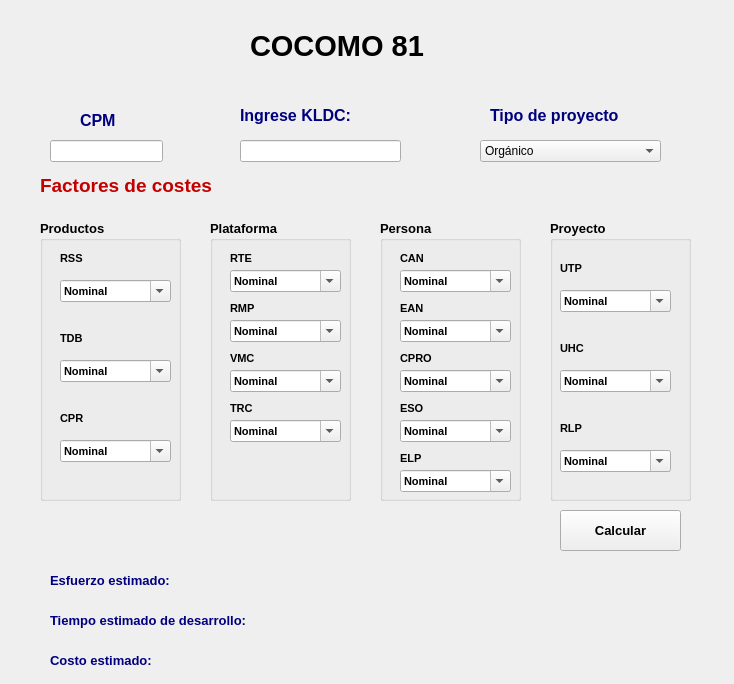
<?xml version="1.0" encoding="UTF-8"?>
<ui version="4.0">
 <class>Form</class>
 <widget class="QWidget" name="Form">
  <property name="geometry">
   <rect>
    <x>0</x>
    <y>0</y>
    <width>734</width>
    <height>684</height>
   </rect>
  </property>
  <property name="focusPolicy">
   <enum>Qt::TabFocus</enum>
  </property>
  <property name="windowTitle">
   <string>Form</string>
  </property>
  <widget class="QLabel" name="label">
   <property name="geometry">
    <rect>
     <x>250</x>
     <y>10</y>
     <width>231</width>
     <height>71</height>
    </rect>
   </property>
   <property name="font">
    <font>
     <pointsize>22</pointsize>
     <weight>75</weight>
     <bold>true</bold>
    </font>
   </property>
   <property name="text">
    <string>COCOMO 81</string>
   </property>
  </widget>
  <widget class="QLabel" name="label_2">
   <property name="geometry">
    <rect>
     <x>80</x>
     <y>110</y>
     <width>71</width>
     <height>21</height>
    </rect>
   </property>
   <property name="font">
    <font>
     <pointsize>12</pointsize>
     <weight>75</weight>
     <bold>true</bold>
    </font>
   </property>
   <property name="text">
    <string>&lt;html&gt;&lt;head/&gt;&lt;body&gt;&lt;p&gt;&lt;span style=&quot; color:#00007f;&quot;&gt;CPM&lt;/span&gt;&lt;/p&gt;&lt;/body&gt;&lt;/html&gt;</string>
   </property>
  </widget>
  <widget class="QLabel" name="label_3">
   <property name="geometry">
    <rect>
     <x>240</x>
     <y>100</y>
     <width>161</width>
     <height>31</height>
    </rect>
   </property>
   <property name="font">
    <font>
     <pointsize>12</pointsize>
     <weight>75</weight>
     <bold>true</bold>
    </font>
   </property>
   <property name="text">
    <string>&lt;html&gt;&lt;head/&gt;&lt;body&gt;&lt;p&gt;&lt;span style=&quot; color:#00007f;&quot;&gt;Ingrese KLDC:&lt;/span&gt;&lt;/p&gt;&lt;/body&gt;&lt;/html&gt;</string>
   </property>
  </widget>
  <widget class="QLabel" name="label_4">
   <property name="geometry">
    <rect>
     <x>490</x>
     <y>100</y>
     <width>191</width>
     <height>31</height>
    </rect>
   </property>
   <property name="font">
    <font>
     <pointsize>12</pointsize>
     <weight>75</weight>
     <bold>true</bold>
    </font>
   </property>
   <property name="text">
    <string>&lt;html&gt;&lt;head/&gt;&lt;body&gt;&lt;p&gt;&lt;span style=&quot; color:#00007f;&quot;&gt;Tipo de proyecto&lt;/span&gt;&lt;/p&gt;&lt;/body&gt;&lt;/html&gt;</string>
   </property>
  </widget>
  <widget class="QLineEdit" name="lineEdit">
   <property name="geometry">
    <rect>
     <x>50</x>
     <y>140</y>
     <width>113</width>
     <height>22</height>
    </rect>
   </property>
  </widget>
  <widget class="QLineEdit" name="lineEdit_2">
   <property name="geometry">
    <rect>
     <x>240</x>
     <y>140</y>
     <width>161</width>
     <height>22</height>
    </rect>
   </property>
  </widget>
  <widget class="QComboBox" name="comboBox">
   <property name="geometry">
    <rect>
     <x>480</x>
     <y>140</y>
     <width>181</width>
     <height>22</height>
    </rect>
   </property>
   <property name="editable">
    <bool>false</bool>
   </property>
   <item>
    <property name="text">
     <string>Orgánico</string>
    </property>
   </item>
   <item>
    <property name="text">
     <string>Moderado</string>
    </property>
   </item>
   <item>
    <property name="text">
     <string>Embebido</string>
    </property>
   </item>
  </widget>
  <widget class="QLabel" name="label_5">
   <property name="geometry">
    <rect>
     <x>40</x>
     <y>170</y>
     <width>221</width>
     <height>31</height>
    </rect>
   </property>
   <property name="font">
    <font>
     <pointsize>14</pointsize>
     <weight>75</weight>
     <bold>true</bold>
    </font>
   </property>
   <property name="text">
    <string>&lt;html&gt;&lt;head/&gt;&lt;body&gt;&lt;p&gt;&lt;span style=&quot; color:#c20000;&quot;&gt;Factores de costes&lt;/span&gt;&lt;/p&gt;&lt;/body&gt;&lt;/html&gt;</string>
   </property>
  </widget>
  <widget class="QGroupBox" name="groupBox">
   <property name="geometry">
    <rect>
     <x>40</x>
     <y>220</y>
     <width>141</width>
     <height>281</height>
    </rect>
   </property>
   <property name="font">
    <font>
     <pointsize>10</pointsize>
     <weight>75</weight>
     <bold>true</bold>
    </font>
   </property>
   <property name="title">
    <string>Productos</string>
   </property>
   <widget class="QLabel" name="label_6">
    <property name="geometry">
     <rect>
      <x>20</x>
      <y>30</y>
      <width>71</width>
      <height>16</height>
     </rect>
    </property>
    <property name="font">
     <font>
      <pointsize>8</pointsize>
      <weight>75</weight>
      <bold>true</bold>
     </font>
    </property>
    <property name="text">
     <string>RSS</string>
    </property>
   </widget>
   <widget class="QLabel" name="label_7">
    <property name="geometry">
     <rect>
      <x>20</x>
      <y>110</y>
      <width>71</width>
      <height>16</height>
     </rect>
    </property>
    <property name="font">
     <font>
      <pointsize>8</pointsize>
      <weight>75</weight>
      <bold>true</bold>
     </font>
    </property>
    <property name="text">
     <string>TDB</string>
    </property>
   </widget>
   <widget class="QLabel" name="label_8">
    <property name="geometry">
     <rect>
      <x>20</x>
      <y>190</y>
      <width>71</width>
      <height>16</height>
     </rect>
    </property>
    <property name="font">
     <font>
      <pointsize>8</pointsize>
      <weight>75</weight>
      <bold>true</bold>
     </font>
    </property>
    <property name="text">
     <string>CPR</string>
    </property>
   </widget>
   <widget class="QComboBox" name="comboBox_2">
    <property name="geometry">
     <rect>
      <x>20</x>
      <y>60</y>
      <width>111</width>
      <height>22</height>
     </rect>
    </property>
    <property name="font">
     <font>
      <pointsize>8</pointsize>
      <weight>75</weight>
      <bold>true</bold>
     </font>
    </property>
    <property name="editable">
     <bool>true</bool>
    </property>
    <property name="currentText">
     <string>Nominal</string>
    </property>
    <property name="currentIndex">
     <number>2</number>
    </property>
    <item>
     <property name="text">
      <string>Muy baja</string>
     </property>
    </item>
    <item>
     <property name="text">
      <string>Baja</string>
     </property>
    </item>
    <item>
     <property name="text">
      <string>Nominal</string>
     </property>
    </item>
    <item>
     <property name="text">
      <string>Alto </string>
     </property>
    </item>
    <item>
     <property name="text">
      <string>Muy alto</string>
     </property>
    </item>
    <item>
     <property name="text">
      <string>Extra alto</string>
     </property>
    </item>
   </widget>
   <widget class="QComboBox" name="comboBox_3">
    <property name="geometry">
     <rect>
      <x>20</x>
      <y>140</y>
      <width>111</width>
      <height>22</height>
     </rect>
    </property>
    <property name="font">
     <font>
      <pointsize>8</pointsize>
      <weight>75</weight>
      <bold>true</bold>
     </font>
    </property>
    <property name="editable">
     <bool>true</bool>
    </property>
    <property name="currentText">
     <string>Nominal</string>
    </property>
    <property name="currentIndex">
     <number>2</number>
    </property>
    <item>
     <property name="text">
      <string>Muy baja</string>
     </property>
    </item>
    <item>
     <property name="text">
      <string>Baja</string>
     </property>
    </item>
    <item>
     <property name="text">
      <string>Nominal</string>
     </property>
    </item>
    <item>
     <property name="text">
      <string>Alto </string>
     </property>
    </item>
    <item>
     <property name="text">
      <string>Muy alto</string>
     </property>
    </item>
    <item>
     <property name="text">
      <string>Extra alto</string>
     </property>
    </item>
   </widget>
   <widget class="QComboBox" name="comboBox_4">
    <property name="geometry">
     <rect>
      <x>20</x>
      <y>220</y>
      <width>111</width>
      <height>22</height>
     </rect>
    </property>
    <property name="font">
     <font>
      <pointsize>8</pointsize>
      <weight>75</weight>
      <bold>true</bold>
     </font>
    </property>
    <property name="editable">
     <bool>true</bool>
    </property>
    <property name="currentText">
     <string>Nominal</string>
    </property>
    <property name="currentIndex">
     <number>2</number>
    </property>
    <item>
     <property name="text">
      <string>Muy baja</string>
     </property>
    </item>
    <item>
     <property name="text">
      <string>Baja</string>
     </property>
    </item>
    <item>
     <property name="text">
      <string>Nominal</string>
     </property>
    </item>
    <item>
     <property name="text">
      <string>Alto </string>
     </property>
    </item>
    <item>
     <property name="text">
      <string>Muy alto</string>
     </property>
    </item>
    <item>
     <property name="text">
      <string>Extra alto</string>
     </property>
    </item>
   </widget>
  </widget>
  <widget class="QGroupBox" name="groupBox_2">
   <property name="geometry">
    <rect>
     <x>210</x>
     <y>220</y>
     <width>141</width>
     <height>281</height>
    </rect>
   </property>
   <property name="font">
    <font>
     <pointsize>10</pointsize>
     <weight>75</weight>
     <bold>true</bold>
    </font>
   </property>
   <property name="title">
    <string>Plataforma</string>
   </property>
   <widget class="QLabel" name="label_9">
    <property name="geometry">
     <rect>
      <x>20</x>
      <y>30</y>
      <width>71</width>
      <height>16</height>
     </rect>
    </property>
    <property name="font">
     <font>
      <pointsize>8</pointsize>
      <weight>75</weight>
      <bold>true</bold>
     </font>
    </property>
    <property name="text">
     <string>RTE</string>
    </property>
   </widget>
   <widget class="QLabel" name="label_10">
    <property name="geometry">
     <rect>
      <x>20</x>
      <y>80</y>
      <width>71</width>
      <height>16</height>
     </rect>
    </property>
    <property name="font">
     <font>
      <pointsize>8</pointsize>
      <weight>75</weight>
      <bold>true</bold>
     </font>
    </property>
    <property name="text">
     <string>RMP</string>
    </property>
   </widget>
   <widget class="QComboBox" name="comboBox_5">
    <property name="geometry">
     <rect>
      <x>20</x>
      <y>50</y>
      <width>111</width>
      <height>22</height>
     </rect>
    </property>
    <property name="font">
     <font>
      <pointsize>8</pointsize>
      <weight>75</weight>
      <bold>true</bold>
     </font>
    </property>
    <property name="editable">
     <bool>true</bool>
    </property>
    <property name="currentText">
     <string>Nominal</string>
    </property>
    <property name="currentIndex">
     <number>2</number>
    </property>
    <item>
     <property name="text">
      <string>Muy baja</string>
     </property>
    </item>
    <item>
     <property name="text">
      <string>Baja</string>
     </property>
    </item>
    <item>
     <property name="text">
      <string>Nominal</string>
     </property>
    </item>
    <item>
     <property name="text">
      <string>Alto </string>
     </property>
    </item>
    <item>
     <property name="text">
      <string>Muy alto</string>
     </property>
    </item>
    <item>
     <property name="text">
      <string>Extra alto</string>
     </property>
    </item>
   </widget>
   <widget class="QComboBox" name="comboBox_6">
    <property name="geometry">
     <rect>
      <x>20</x>
      <y>100</y>
      <width>111</width>
      <height>22</height>
     </rect>
    </property>
    <property name="font">
     <font>
      <pointsize>8</pointsize>
      <weight>75</weight>
      <bold>true</bold>
     </font>
    </property>
    <property name="editable">
     <bool>true</bool>
    </property>
    <property name="currentText">
     <string>Nominal</string>
    </property>
    <property name="currentIndex">
     <number>2</number>
    </property>
    <item>
     <property name="text">
      <string>Muy baja</string>
     </property>
    </item>
    <item>
     <property name="text">
      <string>Baja</string>
     </property>
    </item>
    <item>
     <property name="text">
      <string>Nominal</string>
     </property>
    </item>
    <item>
     <property name="text">
      <string>Alto </string>
     </property>
    </item>
    <item>
     <property name="text">
      <string>Muy alto</string>
     </property>
    </item>
    <item>
     <property name="text">
      <string>Extra alto</string>
     </property>
    </item>
   </widget>
   <widget class="QLabel" name="label_11">
    <property name="geometry">
     <rect>
      <x>20</x>
      <y>130</y>
      <width>71</width>
      <height>16</height>
     </rect>
    </property>
    <property name="font">
     <font>
      <pointsize>8</pointsize>
      <weight>75</weight>
      <bold>true</bold>
     </font>
    </property>
    <property name="text">
     <string>VMC</string>
    </property>
   </widget>
   <widget class="QLabel" name="label_12">
    <property name="geometry">
     <rect>
      <x>20</x>
      <y>180</y>
      <width>71</width>
      <height>16</height>
     </rect>
    </property>
    <property name="font">
     <font>
      <pointsize>8</pointsize>
      <weight>75</weight>
      <bold>true</bold>
     </font>
    </property>
    <property name="text">
     <string>TRC</string>
    </property>
   </widget>
   <widget class="QComboBox" name="comboBox_7">
    <property name="geometry">
     <rect>
      <x>20</x>
      <y>150</y>
      <width>111</width>
      <height>22</height>
     </rect>
    </property>
    <property name="font">
     <font>
      <pointsize>8</pointsize>
      <weight>75</weight>
      <bold>true</bold>
     </font>
    </property>
    <property name="editable">
     <bool>true</bool>
    </property>
    <property name="currentText">
     <string>Nominal</string>
    </property>
    <property name="currentIndex">
     <number>2</number>
    </property>
    <item>
     <property name="text">
      <string>Muy baja</string>
     </property>
    </item>
    <item>
     <property name="text">
      <string>Baja</string>
     </property>
    </item>
    <item>
     <property name="text">
      <string>Nominal</string>
     </property>
    </item>
    <item>
     <property name="text">
      <string>Alto </string>
     </property>
    </item>
    <item>
     <property name="text">
      <string>Muy alto</string>
     </property>
    </item>
    <item>
     <property name="text">
      <string>Extra alto</string>
     </property>
    </item>
   </widget>
   <widget class="QComboBox" name="comboBox_8">
    <property name="geometry">
     <rect>
      <x>20</x>
      <y>200</y>
      <width>111</width>
      <height>22</height>
     </rect>
    </property>
    <property name="font">
     <font>
      <pointsize>8</pointsize>
      <weight>75</weight>
      <bold>true</bold>
     </font>
    </property>
    <property name="editable">
     <bool>true</bool>
    </property>
    <property name="currentText">
     <string>Nominal</string>
    </property>
    <property name="currentIndex">
     <number>2</number>
    </property>
    <item>
     <property name="text">
      <string>Muy baja</string>
     </property>
    </item>
    <item>
     <property name="text">
      <string>Baja</string>
     </property>
    </item>
    <item>
     <property name="text">
      <string>Nominal</string>
     </property>
    </item>
    <item>
     <property name="text">
      <string>Alto </string>
     </property>
    </item>
    <item>
     <property name="text">
      <string>Muy alto</string>
     </property>
    </item>
    <item>
     <property name="text">
      <string>Extra alto</string>
     </property>
    </item>
   </widget>
  </widget>
  <widget class="QGroupBox" name="groupBox_3">
   <property name="geometry">
    <rect>
     <x>380</x>
     <y>220</y>
     <width>141</width>
     <height>281</height>
    </rect>
   </property>
   <property name="font">
    <font>
     <pointsize>10</pointsize>
     <weight>75</weight>
     <bold>true</bold>
    </font>
   </property>
   <property name="title">
    <string>Persona</string>
   </property>
   <widget class="QLabel" name="label_13">
    <property name="geometry">
     <rect>
      <x>20</x>
      <y>80</y>
      <width>71</width>
      <height>16</height>
     </rect>
    </property>
    <property name="font">
     <font>
      <pointsize>8</pointsize>
      <weight>75</weight>
      <bold>true</bold>
     </font>
    </property>
    <property name="text">
     <string>EAN</string>
    </property>
   </widget>
   <widget class="QComboBox" name="comboBox_9">
    <property name="geometry">
     <rect>
      <x>20</x>
      <y>200</y>
      <width>111</width>
      <height>22</height>
     </rect>
    </property>
    <property name="font">
     <font>
      <pointsize>8</pointsize>
      <weight>75</weight>
      <bold>true</bold>
     </font>
    </property>
    <property name="editable">
     <bool>true</bool>
    </property>
    <property name="currentText">
     <string>Nominal</string>
    </property>
    <property name="currentIndex">
     <number>2</number>
    </property>
    <item>
     <property name="text">
      <string>Muy baja</string>
     </property>
    </item>
    <item>
     <property name="text">
      <string>Baja</string>
     </property>
    </item>
    <item>
     <property name="text">
      <string>Nominal</string>
     </property>
    </item>
    <item>
     <property name="text">
      <string>Alto </string>
     </property>
    </item>
    <item>
     <property name="text">
      <string>Muy alto</string>
     </property>
    </item>
    <item>
     <property name="text">
      <string>Extra alto</string>
     </property>
    </item>
   </widget>
   <widget class="QLabel" name="label_14">
    <property name="geometry">
     <rect>
      <x>20</x>
      <y>180</y>
      <width>71</width>
      <height>16</height>
     </rect>
    </property>
    <property name="font">
     <font>
      <pointsize>8</pointsize>
      <weight>75</weight>
      <bold>true</bold>
     </font>
    </property>
    <property name="text">
     <string>ESO</string>
    </property>
   </widget>
   <widget class="QComboBox" name="comboBox_10">
    <property name="geometry">
     <rect>
      <x>20</x>
      <y>150</y>
      <width>111</width>
      <height>22</height>
     </rect>
    </property>
    <property name="font">
     <font>
      <pointsize>8</pointsize>
      <weight>75</weight>
      <bold>true</bold>
     </font>
    </property>
    <property name="editable">
     <bool>true</bool>
    </property>
    <property name="currentText">
     <string>Nominal</string>
    </property>
    <property name="currentIndex">
     <number>2</number>
    </property>
    <item>
     <property name="text">
      <string>Muy baja</string>
     </property>
    </item>
    <item>
     <property name="text">
      <string>Baja</string>
     </property>
    </item>
    <item>
     <property name="text">
      <string>Nominal</string>
     </property>
    </item>
    <item>
     <property name="text">
      <string>Alto </string>
     </property>
    </item>
    <item>
     <property name="text">
      <string>Muy alto</string>
     </property>
    </item>
    <item>
     <property name="text">
      <string>Extra alto</string>
     </property>
    </item>
   </widget>
   <widget class="QComboBox" name="comboBox_11">
    <property name="geometry">
     <rect>
      <x>20</x>
      <y>50</y>
      <width>111</width>
      <height>22</height>
     </rect>
    </property>
    <property name="font">
     <font>
      <pointsize>8</pointsize>
      <weight>75</weight>
      <bold>true</bold>
     </font>
    </property>
    <property name="editable">
     <bool>true</bool>
    </property>
    <property name="currentText">
     <string>Nominal</string>
    </property>
    <property name="currentIndex">
     <number>2</number>
    </property>
    <item>
     <property name="text">
      <string>Muy baja</string>
     </property>
    </item>
    <item>
     <property name="text">
      <string>Baja</string>
     </property>
    </item>
    <item>
     <property name="text">
      <string>Nominal</string>
     </property>
    </item>
    <item>
     <property name="text">
      <string>Alto </string>
     </property>
    </item>
    <item>
     <property name="text">
      <string>Muy alto</string>
     </property>
    </item>
    <item>
     <property name="text">
      <string>Extra alto</string>
     </property>
    </item>
   </widget>
   <widget class="QLabel" name="label_15">
    <property name="geometry">
     <rect>
      <x>20</x>
      <y>130</y>
      <width>71</width>
      <height>16</height>
     </rect>
    </property>
    <property name="font">
     <font>
      <pointsize>8</pointsize>
      <weight>75</weight>
      <bold>true</bold>
     </font>
    </property>
    <property name="text">
     <string>CPRO</string>
    </property>
   </widget>
   <widget class="QLabel" name="label_16">
    <property name="geometry">
     <rect>
      <x>20</x>
      <y>30</y>
      <width>71</width>
      <height>16</height>
     </rect>
    </property>
    <property name="font">
     <font>
      <pointsize>8</pointsize>
      <weight>75</weight>
      <bold>true</bold>
     </font>
    </property>
    <property name="text">
     <string>CAN</string>
    </property>
   </widget>
   <widget class="QComboBox" name="comboBox_12">
    <property name="geometry">
     <rect>
      <x>20</x>
      <y>100</y>
      <width>111</width>
      <height>22</height>
     </rect>
    </property>
    <property name="font">
     <font>
      <pointsize>8</pointsize>
      <weight>75</weight>
      <bold>true</bold>
     </font>
    </property>
    <property name="editable">
     <bool>true</bool>
    </property>
    <property name="currentText">
     <string>Nominal</string>
    </property>
    <property name="currentIndex">
     <number>2</number>
    </property>
    <item>
     <property name="text">
      <string>Muy baja</string>
     </property>
    </item>
    <item>
     <property name="text">
      <string>Baja</string>
     </property>
    </item>
    <item>
     <property name="text">
      <string>Nominal</string>
     </property>
    </item>
    <item>
     <property name="text">
      <string>Alto </string>
     </property>
    </item>
    <item>
     <property name="text">
      <string>Muy alto</string>
     </property>
    </item>
    <item>
     <property name="text">
      <string>Extra alto</string>
     </property>
    </item>
   </widget>
   <widget class="QLabel" name="label_17">
    <property name="geometry">
     <rect>
      <x>20</x>
      <y>230</y>
      <width>71</width>
      <height>16</height>
     </rect>
    </property>
    <property name="font">
     <font>
      <pointsize>8</pointsize>
      <weight>75</weight>
      <bold>true</bold>
     </font>
    </property>
    <property name="text">
     <string>ELP</string>
    </property>
   </widget>
   <widget class="QComboBox" name="comboBox_13">
    <property name="geometry">
     <rect>
      <x>20</x>
      <y>250</y>
      <width>111</width>
      <height>22</height>
     </rect>
    </property>
    <property name="font">
     <font>
      <pointsize>8</pointsize>
      <weight>75</weight>
      <bold>true</bold>
     </font>
    </property>
    <property name="editable">
     <bool>true</bool>
    </property>
    <property name="currentText">
     <string>Nominal</string>
    </property>
    <property name="currentIndex">
     <number>2</number>
    </property>
    <item>
     <property name="text">
      <string>Muy baja</string>
     </property>
    </item>
    <item>
     <property name="text">
      <string>Baja</string>
     </property>
    </item>
    <item>
     <property name="text">
      <string>Nominal</string>
     </property>
    </item>
    <item>
     <property name="text">
      <string>Alto </string>
     </property>
    </item>
    <item>
     <property name="text">
      <string>Muy alto</string>
     </property>
    </item>
    <item>
     <property name="text">
      <string>Extra alto</string>
     </property>
    </item>
   </widget>
  </widget>
  <widget class="QGroupBox" name="groupBox_4">
   <property name="geometry">
    <rect>
     <x>550</x>
     <y>220</y>
     <width>141</width>
     <height>281</height>
    </rect>
   </property>
   <property name="font">
    <font>
     <pointsize>10</pointsize>
     <weight>75</weight>
     <bold>true</bold>
    </font>
   </property>
   <property name="title">
    <string>Proyecto</string>
   </property>
   <widget class="QLabel" name="label_20">
    <property name="geometry">
     <rect>
      <x>10</x>
      <y>120</y>
      <width>71</width>
      <height>16</height>
     </rect>
    </property>
    <property name="font">
     <font>
      <pointsize>8</pointsize>
      <weight>75</weight>
      <bold>true</bold>
     </font>
    </property>
    <property name="text">
     <string>UHC</string>
    </property>
   </widget>
   <widget class="QLabel" name="label_19">
    <property name="geometry">
     <rect>
      <x>10</x>
      <y>40</y>
      <width>71</width>
      <height>16</height>
     </rect>
    </property>
    <property name="font">
     <font>
      <pointsize>8</pointsize>
      <weight>75</weight>
      <bold>true</bold>
     </font>
    </property>
    <property name="text">
     <string>UTP</string>
    </property>
   </widget>
   <widget class="QLabel" name="label_18">
    <property name="geometry">
     <rect>
      <x>10</x>
      <y>200</y>
      <width>71</width>
      <height>16</height>
     </rect>
    </property>
    <property name="font">
     <font>
      <pointsize>8</pointsize>
      <weight>75</weight>
      <bold>true</bold>
     </font>
    </property>
    <property name="text">
     <string>RLP</string>
    </property>
   </widget>
   <widget class="QComboBox" name="comboBox_15">
    <property name="geometry">
     <rect>
      <x>10</x>
      <y>150</y>
      <width>111</width>
      <height>22</height>
     </rect>
    </property>
    <property name="font">
     <font>
      <pointsize>8</pointsize>
      <weight>75</weight>
      <bold>true</bold>
     </font>
    </property>
    <property name="editable">
     <bool>true</bool>
    </property>
    <property name="currentText">
     <string>Nominal</string>
    </property>
    <property name="currentIndex">
     <number>2</number>
    </property>
    <item>
     <property name="text">
      <string>Muy baja</string>
     </property>
    </item>
    <item>
     <property name="text">
      <string>Baja</string>
     </property>
    </item>
    <item>
     <property name="text">
      <string>Nominal</string>
     </property>
    </item>
    <item>
     <property name="text">
      <string>Alto </string>
     </property>
    </item>
    <item>
     <property name="text">
      <string>Muy alto</string>
     </property>
    </item>
    <item>
     <property name="text">
      <string>Extra alto</string>
     </property>
    </item>
   </widget>
   <widget class="QComboBox" name="comboBox_14">
    <property name="geometry">
     <rect>
      <x>10</x>
      <y>230</y>
      <width>111</width>
      <height>22</height>
     </rect>
    </property>
    <property name="font">
     <font>
      <pointsize>8</pointsize>
      <weight>75</weight>
      <bold>true</bold>
     </font>
    </property>
    <property name="editable">
     <bool>true</bool>
    </property>
    <property name="currentText">
     <string>Nominal</string>
    </property>
    <property name="currentIndex">
     <number>2</number>
    </property>
    <item>
     <property name="text">
      <string>Muy baja</string>
     </property>
    </item>
    <item>
     <property name="text">
      <string>Baja</string>
     </property>
    </item>
    <item>
     <property name="text">
      <string>Nominal</string>
     </property>
    </item>
    <item>
     <property name="text">
      <string>Alto </string>
     </property>
    </item>
    <item>
     <property name="text">
      <string>Muy alto</string>
     </property>
    </item>
    <item>
     <property name="text">
      <string>Extra alto</string>
     </property>
    </item>
   </widget>
   <widget class="QComboBox" name="comboBox_16">
    <property name="geometry">
     <rect>
      <x>10</x>
      <y>70</y>
      <width>111</width>
      <height>22</height>
     </rect>
    </property>
    <property name="font">
     <font>
      <pointsize>8</pointsize>
      <weight>75</weight>
      <bold>true</bold>
     </font>
    </property>
    <property name="editable">
     <bool>true</bool>
    </property>
    <property name="currentText">
     <string>Nominal</string>
    </property>
    <property name="currentIndex">
     <number>2</number>
    </property>
    <item>
     <property name="text">
      <string>Muy baja</string>
     </property>
    </item>
    <item>
     <property name="text">
      <string>Baja</string>
     </property>
    </item>
    <item>
     <property name="text">
      <string>Nominal</string>
     </property>
    </item>
    <item>
     <property name="text">
      <string>Alto </string>
     </property>
    </item>
    <item>
     <property name="text">
      <string>Muy alto</string>
     </property>
    </item>
    <item>
     <property name="text">
      <string>Extra alto</string>
     </property>
    </item>
   </widget>
  </widget>
  <widget class="QPushButton" name="pushButton">
   <property name="geometry">
    <rect>
     <x>560</x>
     <y>510</y>
     <width>121</width>
     <height>41</height>
    </rect>
   </property>
   <property name="font">
    <font>
     <pointsize>10</pointsize>
     <weight>75</weight>
     <bold>true</bold>
    </font>
   </property>
   <property name="text">
    <string>Calcular</string>
   </property>
  </widget>
  <widget class="QLabel" name="label_21">
   <property name="geometry">
    <rect>
     <x>50</x>
     <y>570</y>
     <width>461</width>
     <height>21</height>
    </rect>
   </property>
   <property name="font">
    <font>
     <pointsize>10</pointsize>
    </font>
   </property>
   <property name="text">
    <string>&lt;html&gt;&lt;head/&gt;&lt;body&gt;&lt;p&gt;&lt;span style=&quot; font-weight:600; color:#00007f;&quot;&gt;Esfuerzo estimado:&lt;/span&gt;&lt;/p&gt;&lt;/body&gt;&lt;/html&gt;</string>
   </property>
  </widget>
  <widget class="QLabel" name="label_22">
   <property name="geometry">
    <rect>
     <x>50</x>
     <y>610</y>
     <width>481</width>
     <height>21</height>
    </rect>
   </property>
   <property name="font">
    <font>
     <pointsize>10</pointsize>
    </font>
   </property>
   <property name="text">
    <string>&lt;html&gt;&lt;head/&gt;&lt;body&gt;&lt;p&gt;&lt;span style=&quot; font-weight:600; color:#00007f;&quot;&gt;Tiempo estimado de desarrollo:&lt;/span&gt;&lt;/p&gt;&lt;/body&gt;&lt;/html&gt;</string>
   </property>
  </widget>
  <widget class="QLabel" name="label_23">
   <property name="geometry">
    <rect>
     <x>50</x>
     <y>650</y>
     <width>441</width>
     <height>21</height>
    </rect>
   </property>
   <property name="font">
    <font>
     <pointsize>10</pointsize>
    </font>
   </property>
   <property name="text">
    <string>&lt;html&gt;&lt;head/&gt;&lt;body&gt;&lt;p&gt;&lt;span style=&quot; font-weight:600; color:#00007f;&quot;&gt;Costo estimado:&lt;/span&gt;&lt;/p&gt;&lt;/body&gt;&lt;/html&gt;</string>
   </property>
  </widget>
  <widget class="QLabel" name="label_24">
   <property name="geometry">
    <rect>
     <x>590</x>
     <y>580</y>
     <width>61</width>
     <height>61</height>
    </rect>
   </property>
   <property name="text">
    <string/>
   </property>
   <property name="pixmap">
    <pixmap>info.png</pixmap>
   </property>
   <property name="scaledContents">
    <bool>true</bool>
   </property>
  </widget>
 </widget>
 <customwidgets>
  <customwidget>
   <class>COCOMOIinfo</class>
   <extends>QLabel</extends>
   <header>calcular.py</header>
  </customwidget>
 </customwidgets>
 <resources/>
 <connections/>
</ui>
